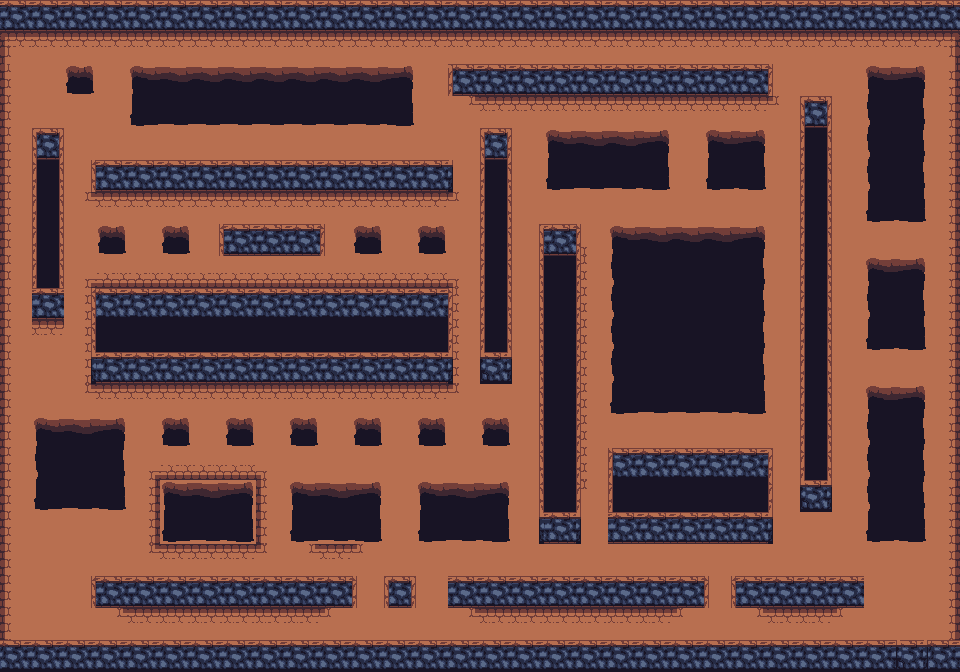

Below is a game level as drawn by its tile map, then a one-line description and the .tmx file that defines it, in full:
An orthogonal 30x21 tile map with 32x32 px tiles, 2 tile layers (terrain_B, terrain_A).

<map version="1.0" tiledversion="1.0.3" orientation="orthogonal" renderorder="right-up" width="30" height="21" tilewidth="32" tileheight="32" nextobjectid="1">
 <tileset firstgid="1" source="../tileset/stealthix_tileset_dungeon.tsx" />
 <layer name="terrain_B" width="30" height="21">
  <data encoding="csv">
0,0,0,0,0,0,0,0,0,0,0,0,0,0,0,0,0,0,0,0,0,0,0,0,0,0,0,0,0,0,
0,0,0,0,0,0,0,0,0,0,0,0,0,0,0,0,0,0,0,0,0,0,0,0,0,0,0,0,0,0,
0,0,0,0,0,0,0,0,0,0,0,0,0,0,2,0,0,0,0,0,0,0,0,0,42,0,0,0,0,0,
0,0,0,0,0,0,0,0,0,0,0,0,0,0,0,0,0,0,0,0,0,0,0,0,0,0,0,0,0,0,
0,0,0,0,0,0,0,0,0,0,0,0,0,0,0,0,0,0,0,0,0,0,0,0,0,46,0,0,0,0,
0,46,42,0,0,0,0,0,0,0,0,0,0,0,42,46,0,0,0,0,0,0,0,0,0,46,0,0,0,0,
0,46,0,0,0,0,0,0,0,0,0,0,0,0,0,46,0,0,0,0,0,0,0,0,0,46,0,0,0,0,
0,46,0,0,0,0,42,0,0,0,42,0,0,0,0,46,42,0,58,0,0,0,0,0,0,46,0,0,0,0,
0,46,0,0,0,0,0,0,0,0,0,0,0,0,0,46,42,46,41,0,0,0,0,0,0,46,0,0,0,0,
0,0,43,0,0,0,0,0,0,0,0,0,0,0,41,46,42,46,41,0,0,0,0,0,0,46,0,0,0,0,
0,0,43,0,0,0,0,0,0,0,0,0,0,0,41,46,42,46,41,0,0,0,0,0,0,46,0,0,0,0,
0,0,43,0,0,0,0,0,0,0,0,0,0,0,41,0,42,46,41,0,0,0,0,0,0,46,0,0,0,0,
0,0,0,0,0,0,0,0,0,0,0,0,0,0,0,42,42,46,41,0,0,0,0,0,0,46,0,0,0,0,
0,0,0,0,0,0,0,0,0,0,0,0,0,0,0,0,42,46,41,0,0,0,0,0,0,46,0,0,0,0,
0,0,0,0,0,0,0,0,0,0,0,0,0,0,0,0,42,46,41,18,0,0,0,0,42,46,0,0,0,0,
0,0,0,0,0,0,0,0,0,0,0,0,0,0,0,0,42,46,60,46,0,0,0,0,42,0,0,0,0,0,
0,0,0,0,0,0,0,0,0,0,0,0,0,0,0,0,42,0,42,0,0,0,0,0,42,0,0,0,0,0,
0,0,0,0,0,0,0,0,0,0,0,0,0,0,0,0,0,0,0,0,0,0,0,0,0,0,0,0,0,0,
0,0,42,0,0,0,0,0,0,0,0,42,0,42,0,0,0,0,0,0,0,0,42,0,0,0,0,42,0,0,
0,0,0,0,0,0,0,0,0,0,0,0,0,0,0,0,0,0,0,0,0,0,0,0,0,0,0,0,0,0,
0,0,0,0,0,0,0,0,0,0,0,0,0,0,0,0,0,0,0,0,0,0,0,0,0,0,0,0,0,0
</data>
 </layer>
 <layer name="terrain_A" width="30" height="21">
  <data encoding="csv">
2,2,2,2,2,2,2,2,2,2,2,2,2,2,2,2,2,2,2,2,2,2,2,2,2,2,2,2,2,2,
33,34,34,34,34,34,34,34,34,34,34,34,34,34,34,34,34,34,34,34,34,34,34,34,34,34,34,34,34,35,
41,42,44,42,37,38,38,38,38,38,38,38,39,42,3,2,2,2,2,2,2,2,2,2,11,42,42,37,39,43,
41,42,42,42,53,54,54,54,54,54,54,54,55,42,59,34,34,34,34,34,34,34,34,34,60,4,42,45,47,43,
41,4,42,42,42,42,42,42,42,42,42,42,42,42,42,4,42,37,38,38,39,42,37,39,42,12,42,45,47,43,
41,12,9,2,2,2,2,2,2,2,2,2,2,2,19,12,42,53,54,54,55,42,53,55,42,12,42,45,47,43,
41,12,59,34,34,34,34,34,34,34,34,34,34,34,60,12,42,42,42,42,42,42,42,42,42,12,42,53,55,43,
41,12,42,44,42,44,9,2,2,2,11,44,42,44,42,12,1,2,11,37,38,38,38,39,42,12,42,42,42,43,
41,12,57,50,50,50,50,50,50,50,50,50,50,50,58,12,9,0,11,45,46,46,46,47,42,12,42,37,39,43,
41,2,9,18,18,18,18,18,18,18,18,18,18,18,11,12,9,0,11,45,46,46,46,47,42,12,42,45,47,43,
41,34,9,46,46,46,46,46,46,46,46,46,46,46,11,12,9,0,11,45,46,46,46,47,42,12,42,53,55,43,
41,42,17,2,2,2,2,2,2,2,2,2,2,2,19,20,9,0,11,45,46,46,46,47,42,12,42,42,42,43,
41,42,59,34,34,34,34,34,34,34,34,34,34,34,60,0,9,0,11,53,54,54,54,55,42,12,42,37,39,43,
41,37,38,39,42,44,42,44,42,44,42,44,42,44,42,44,9,0,11,42,42,42,42,42,42,12,42,45,47,43,
41,45,46,47,57,50,50,50,58,42,42,42,42,42,42,42,9,0,11,11,18,18,18,18,3,12,42,45,47,43,
41,53,54,55,43,37,38,39,41,37,38,39,42,37,38,39,9,0,11,11,46,46,46,46,11,20,42,45,47,43,
41,42,42,42,43,53,54,55,41,53,54,55,42,53,54,55,17,2,19,2,2,2,2,2,19,42,42,53,55,43,
41,42,42,42,59,34,34,34,60,59,34,60,42,42,42,42,42,42,42,42,42,42,42,42,42,42,42,42,42,43,
41,42,9,2,2,2,2,2,2,2,2,11,4,42,2,2,2,2,2,2,2,2,12,2,2,2,2,42,42,43,
41,42,42,59,34,34,34,34,34,34,60,42,42,42,59,34,34,34,34,34,34,60,42,59,34,34,60,42,42,43,
18,18,18,18,18,18,18,18,18,18,18,18,18,18,18,18,18,18,18,18,18,18,18,18,18,18,18,18,20,18
</data>
 </layer>
</map>
